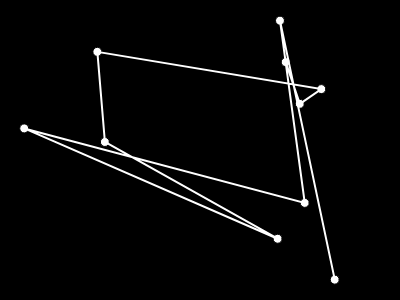
Frame 1 (no input)
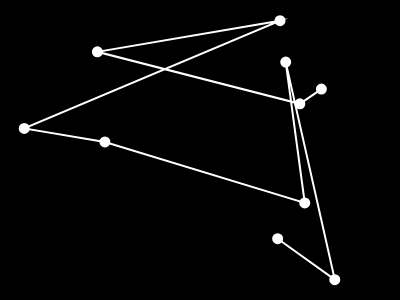
Frame 60 (no input)
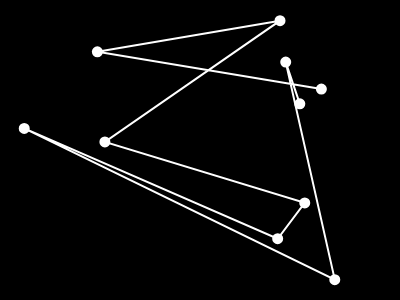
Frame 120 (the mouse pressed at the canvas centre since frame 60)

The p5.js sketch that drew these frames (run headless with seeded random() and noise() and a simulated clock; from frame 60 on, the mouse is pressed at the canvas centre):

// p5.js sketch
// ── sketch.js
var cities = []

var totalCities

function setup (){ 
    createCanvas(400,300)

    totalCities = 10

    for(let i= 0; i<totalCities ;++i){
        let v = createVector(random(width),random(height))
        cities[i] = v
    }
}

function draw(){
    background(0)

    fill (255)
    for(let i= 0; i<cities.length ;++i){
        ellipse(cities[i].x, cities[i].y,9,9)
    }

    stroke (255)
    strokeWeight(2)
    noFill ()
    beginShape()
    for(let i= 0; i<cities.length ;++i){
        vertex(cities[i].x, cities[i].y)
    }
    endShape()

    swap(cities,floor (random(cities.length)), floor(random(cities.length)))

}

function swap (a, i,j){
    let temp = a[i]
    a[i] = a[j]
    a[j] = temp
}
